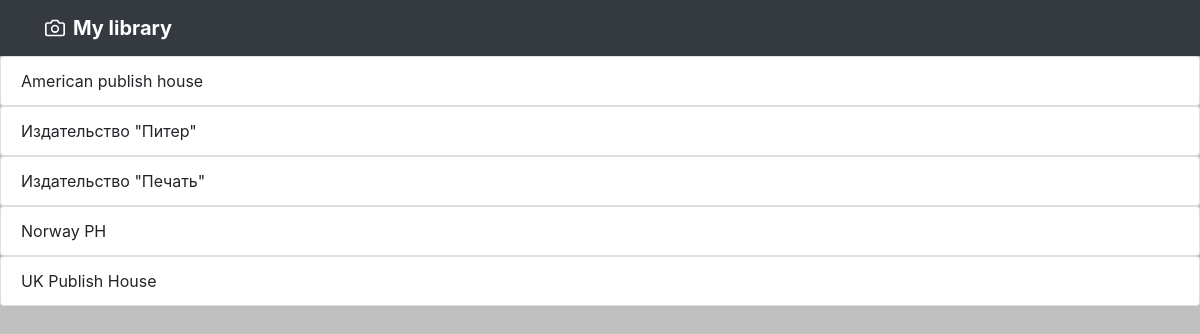
The app's page /publishings/, older data.
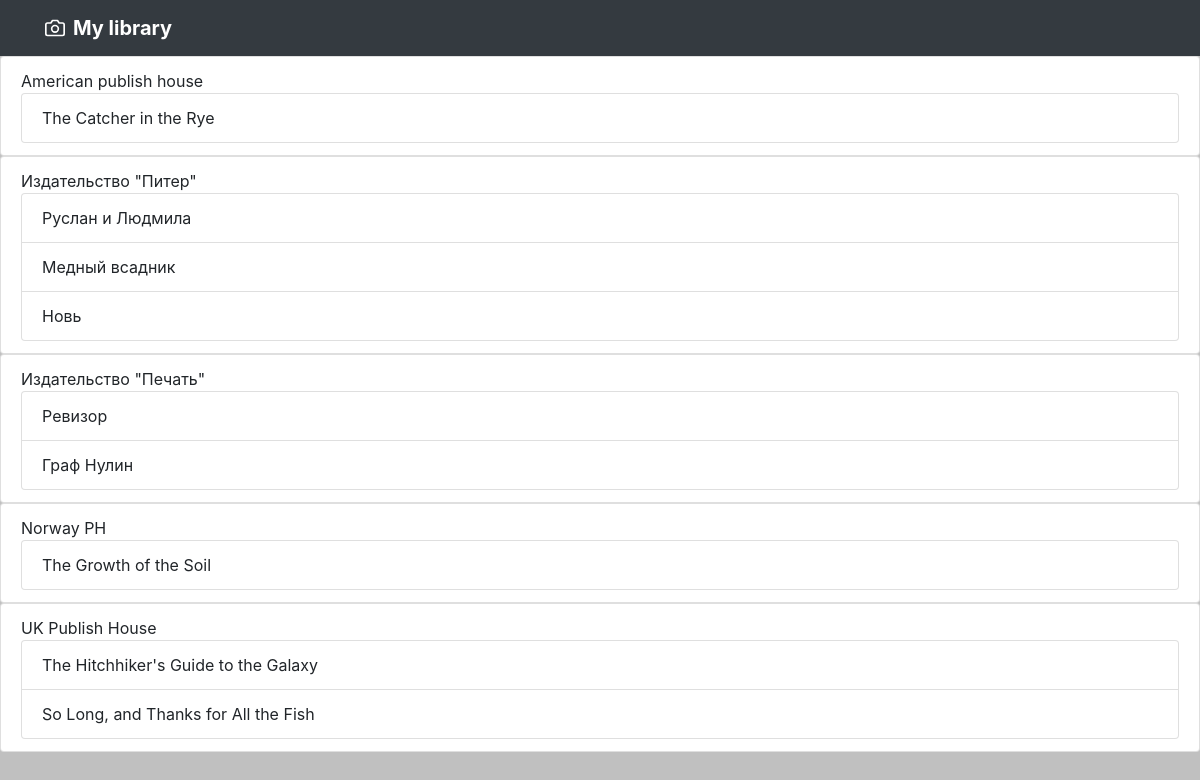
The same page, newer data.
### p_library/models.py (models this page shows, shortened)
class Publishing(models.Model):
    publish_name = models.CharField(max_length=50, verbose_name=_("Издательство"))
    sity = models.CharField(max_length=20, verbose_name=_("Город"))

class Book(models.Model):
    ISBN = models.CharField(max_length=13, verbose_name=_("Международный стандартный "
                                           "книжный номер"))
    title = models.TextField(verbose_name=_("Название"))
    copy_count = models.SmallIntegerField(verbose_name=_("Число копий"))
    price = models.DecimalField(max_digits=12, decimal_places=2, verbose_name=_("Цена"))
    description = models.TextField(verbose_name=_("Аннотация"))
    year_release = models.SmallIntegerField(verbose_name=_("Год издания"))
    author = models.ForeignKey('Author', on_delete=models.CASCADE, verbose_name=_("Автор"),
                               related_name="book_author")
    publishing = models.ForeignKey('Publishing', on_delete=models.CASCADE, null=True, blank=True, verbose_name=_("Издательство"),
                                   related_name="books_pub")
    image = models.ImageField(upload_to='image/', blank=True)

### p_library/views.py (the view)
# urls.py: path('publishings/', views.publishings),
def publishings (request):
    template = loader.get_template('publishings.html')
    puplishings = Publishing.objects.all()
    data = {
        "publishings": puplishings,
    }
    return HttpResponse(template.render(data, request))

### p_library/templates/publishings.html
{% extends 'base.html' %}
{% block content %}
{% for publishing in publishings %}
       <ul class="list-group">
            <li class="list-group-item">
                {{ publishing.publish_name }}
                <ul class="list-group">
                    {% for book in publishing.books_pub.all %}
                        <li class="list-group-item"> {{ book.title }}</li>
                    {% endfor %}
                </ul>
            </li>
        </ul>
{% endfor %}
{% endblock %}

### p_library/templates/base.html (shortened to what this page needs)
<!DOCTYPE html>
<html lang="ru">
<head>
     {% load static %}
     {% block bootstrap_header %}
    <link rel="stylesheet" href="{% static 'css/bootstrap.min.css' %}">
    {% endblock bootstrap_header %}
</head>
    <header>
      <div class="navbar navbar-dark bg-dark box-shadow">
        <div class="container d-flex justify-content-between">
          <a href="#" class="navbar-brand d-flex align-items-center">
            <strong>My library</strong>
          </a>
        </div>
      </div>
    </header>
<body style="background: silver">
{% block content %}
{% endblock %}
</body>
</html>

Row changes from the older to the newer data that the page shows:
changed Publishing "American publish house": gains Book (title "The Catcher in the Rye")
changed Publishing "Издательство \"Питер\"": gains Book (title "Руслан и Людмила"); gains Book (title "Медный всадник"); gains Book (title "Новь")
changed Publishing "Издательство \"Печать\"": gains Book (title "Ревизор"); gains Book (title "Граф Нулин")
changed Publishing "Norway PH": gains Book (title "The Growth of the Soil")
changed Publishing "UK Publish House": gains Book (title "The Hitchhiker's Guide to the Galaxy"); gains Book (title "So Long, and Thanks for All the Fish")
